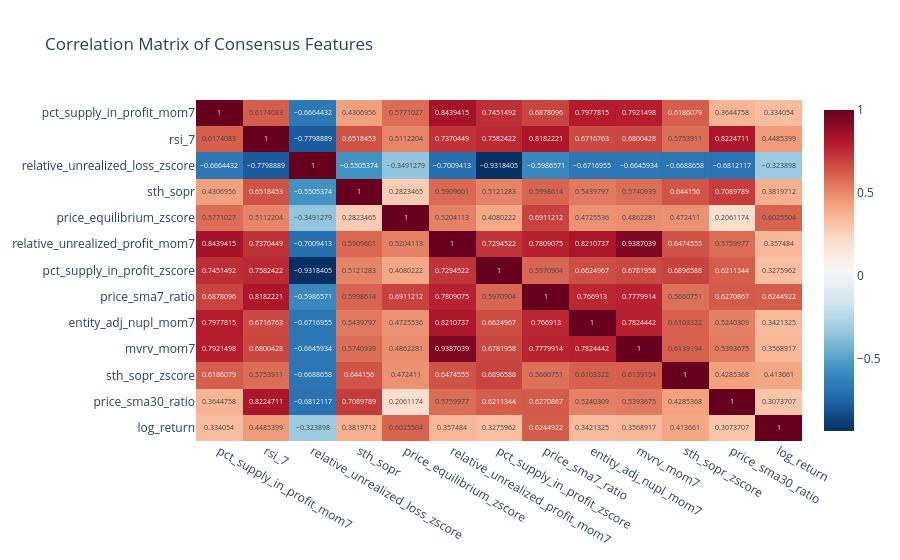

The code cell stored with this chart in its notebook:
### Code cell
selected_features = model.select_features(correlation_threshold=0.2, min_consensus=3)
selected_features

### Figure 1 — Plotly figure (JSON) as saved in the notebook; plotly's stock layout.template omitted (floating-point values rounded to 4 significant figures; data arrays with more than 128 entries replaced by an {"elided": "..."} marker saying what was removed)
{"data": [{"coloraxis": "coloraxis", "hovertemplate": "x: %{x}<br>y: %{y}<br>color: %{z}<extra></extra>", "name": "0", "texttemplate": "%{z}", "type": "heatmap", "x": ["pct_supply_in_profit_mom7", "rsi_7", "relative_unrealized_loss_zscore", "sth_sopr", "price_equilibrium_zscore", "relative_unrealized_profit_mom7", "pct_supply_in_profit_zscore", "price_sma7_ratio", "entity_adj_nupl_mom7", "mvrv_mom7", "sth_sopr_zscore", "price_sma30_ratio", "log_return"], "xaxis": "x", "y": ["pct_supply_in_profit_mom7", "rsi_7", "relative_unrealized_loss_zscore", "sth_sopr", "price_equilibrium_zscore", "relative_unrealized_profit_mom7", "pct_supply_in_profit_zscore", "price_sma7_ratio", "entity_adj_nupl_mom7", "mvrv_mom7", "sth_sopr_zscore", "price_sma30_ratio", "log_return"], "yaxis": "y", "z": {"elided": "13x13 float values"}}], "layout": {"coloraxis": {"colorscale": [[0, "rgb(5,48,97)"], [0.1, "rgb(33,102,172)"], [0.2, "rgb(67,147,195)"], [0.3, "rgb(146,197,222)"], [0.4, "rgb(209,229,240)"], [0.5, "rgb(247,247,247)"], [0.6, "rgb(253,219,199)"], [0.7, "rgb(244,165,130)"], [0.8, "rgb(214,96,77)"], [0.9, "rgb(178,24,43)"], [1, "rgb(103,0,31)"]]}, "title": {"text": "Correlation Matrix of Consensus Features"}, "xaxis": {"anchor": "y", "domain": [0, 1]}, "yaxis": {"anchor": "x", "autorange": "reversed", "domain": [0, 1]}}}
